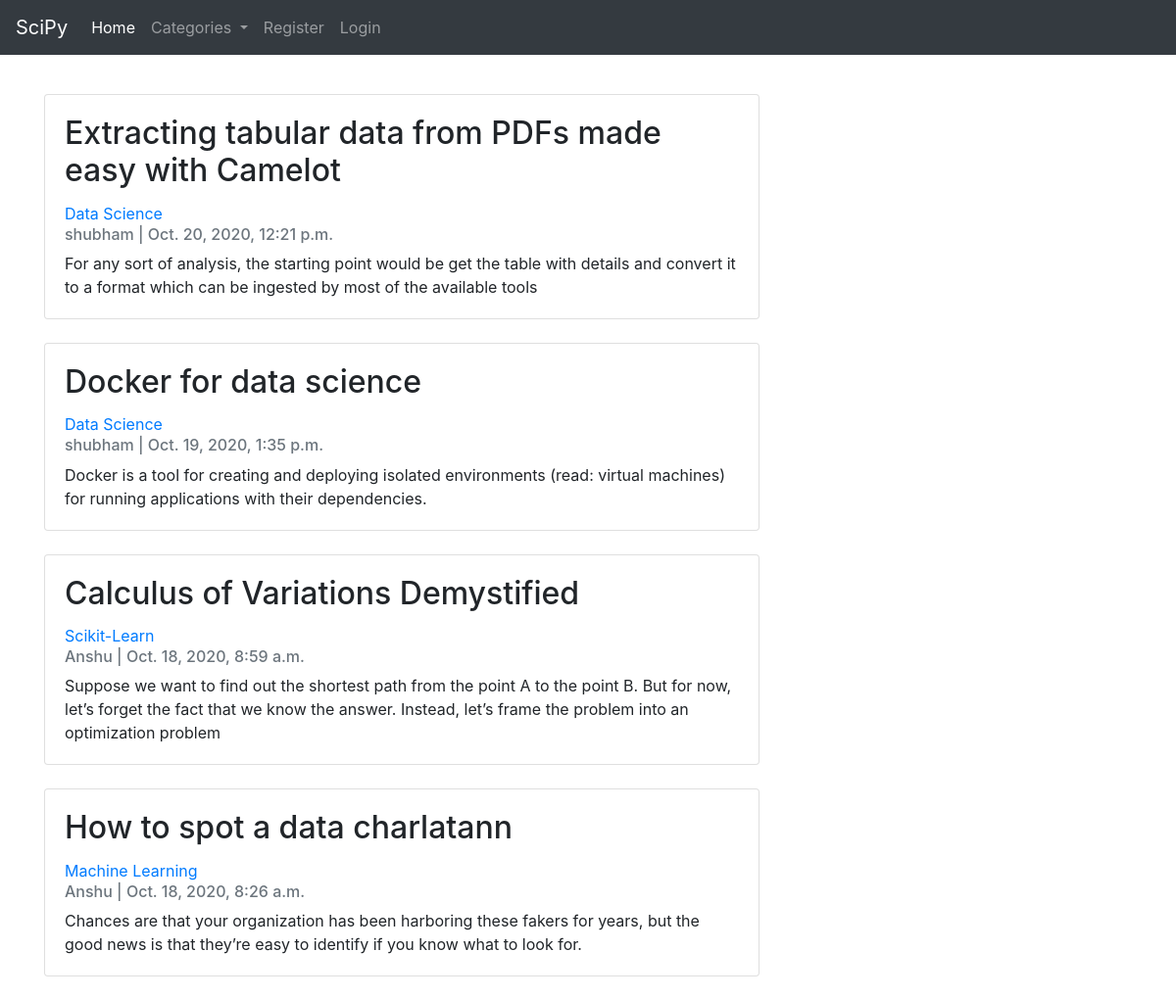
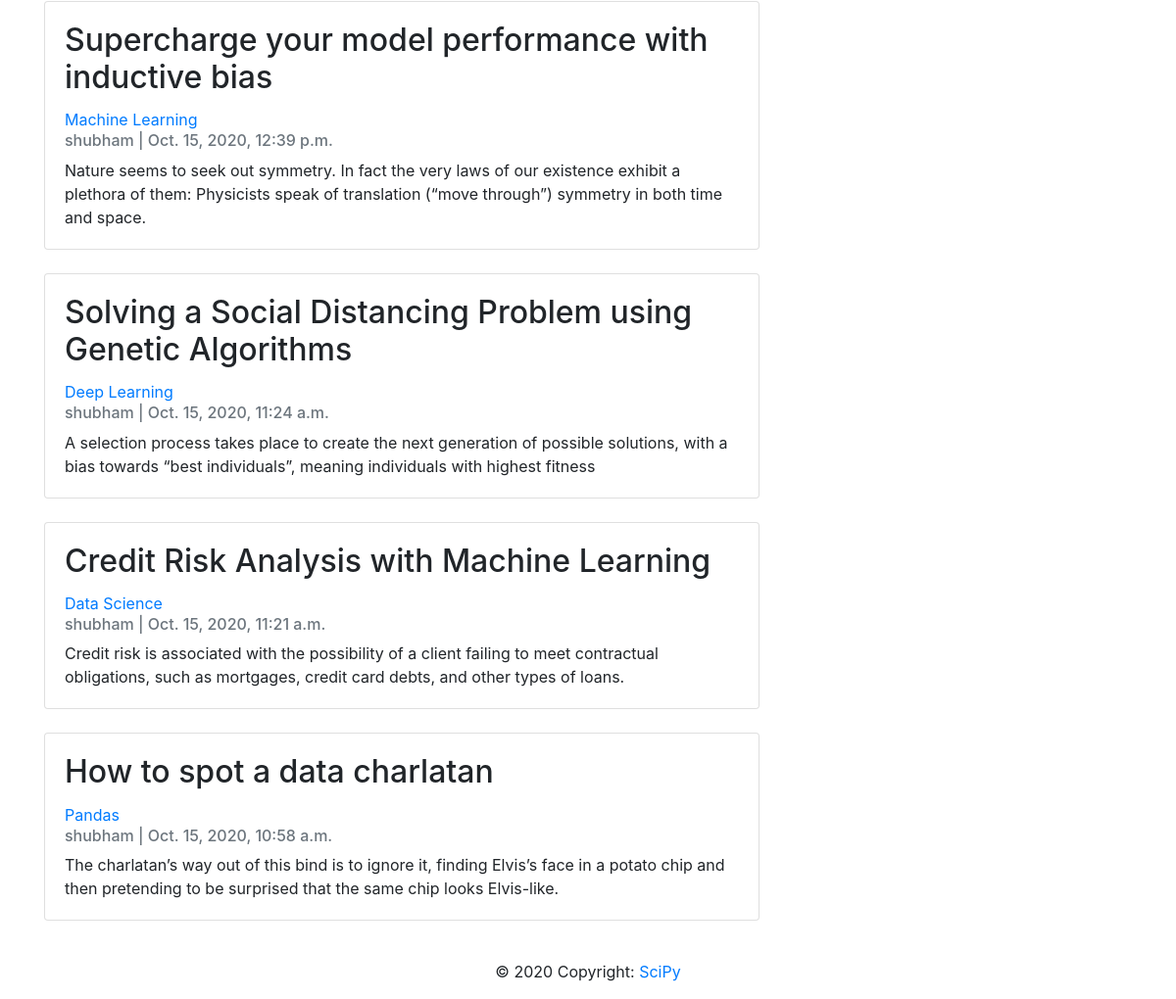
The page / on the database its author committed (2 pictures, top to bottom).
### Blog/models.py (models this page shows, shortened)
class Blog(models.Model):
	author = models.ForeignKey(User,on_delete=models.CASCADE)
	title = models.CharField(max_length=200,unique=True)
	slug = models.SlugField(max_length=200,unique=True)
	content = RichTextField(blank=True, null=True)
	header_image = models.ImageField(null=True,blank=True,upload_to="images/")
	created_on = models.DateTimeField(auto_now_add=True)
	updated_on = models.DateTimeField(auto_now=True)
	category = models.CharField(max_length=200,default='programming')
	snippet = models.CharField(max_length=200)
	likes = models.ManyToManyField(User,related_name='blog_posts')
	class Meta:
		ordering = ['-created_on']

### Blog/views.py (the view)
# urls.py: path('',HomeView.as_view(),name='home'),
class HomeView(ListView):
	model = Blog
	template_name = "Blog/home.html"
	def get_context_data(self, *args, **kwargs):
		cat_menu = Category.objects.all()
		context = super(HomeView,self).get_context_data(*args,**kwargs)
		context["cat_menu"] = cat_menu
		return context

### Blog/models.py (called while the page is built)
	def __str__(self):
		return self.name

### Blog/templates/Blog/home.html (shortened to what this page needs)
{% extends "Blog/base.html" %}
{% block content %}
<div class="container">
	<div class="row">
		<div class="col-md-8 mt-3 left">
			{% for blog in blog_list %}
			<div class="card mb-4">
				<div class="card-body">
					<h2 class="card-title">{{ blog.title }}</h2>
					<a href="{% url 'category' blog.category %}">{{blog.category}}</a>
					<p class="card-text text-muted h6">{{ blog.author }} | {{ blog.created_on}} </p>
					<p class="card-text">{{blog.snippet}}</p>
				</div>
			</div>
			{% endfor %}
		</div>
	</div>
</div>
{% endblock %}

### Blog/templates/Blog/base.html (shortened to what this page needs)
<!DOCTYPE html>
<html>
<head>
	<link rel="stylesheet" href="https://stackpath.bootstrapcdn.com/bootstrap/4.5.2/css/bootstrap.min.css">
</head>
<body>
	<nav class="navbar navbar-expand-lg navbar-dark bg-dark">
		<a class="navbar-brand" href="{% url 'home' %}">SciPy</a>
		<div class="collapse navbar-collapse" id="navbarSupportedContent">
			<ul class="navbar-nav mr-auto">
				<li class="nav-item active">
					<a class="nav-link" href="{% url 'home' %}">Home <span class="sr-only">(current)</span></a>
				</li>
				<li class="nav-item dropdown">
					<a class="nav-link dropdown-toggle" href="#" id="navbarDropdown" role="button" data-toggle="dropdown" aria-haspopup="true" aria-expanded="false">
						Categories
					</a>
				</li>
				{% if user.is_authenticated %}
					<li class="nav-item">
						<a class="nav-link" href="{% url 'home' %}"><strong>Welome, {{user}}</strong></a>
					</li>
					<li class="nav-item">
						<a class="nav-link" href="{% url 'add_blog' %}">New Post</a>
					</li>
					<li class="nav-item">
						<a class="nav-link" href="{% url 'add_category' %}">Add Category</a>
					</li>
					<li class="nav-item">
						<a class="nav-link" href="{% url 'edit_profile' %}">Edit Profile</a>
					</li>
					<li class="nav-item">
						<a class="nav-link" href="{% url 'logout' %}">Logout</a>
					</li>
				{% else %}
					<li class="nav-item">
						<a class="nav-link" href="{% url 'register' %}">Register</a>
					</li>
					<li class="nav-item">
						<a class="nav-link" href="{% url 'login' %}">Login</a>
					</li>
				{% endif %}
			</ul>
		</div>
	</nav>
	<br>
	{% block content %}
	{% endblock %}
	<footer class="page-footer font-small blue">
		<div class="footer-copyright text-center py-3">© 2020 Copyright:
			<a href="{% url 'home' %}"> SciPy</a>
		</div>
	</footer>
</body>
</html>

### rows shown on the page
Blog: title "Extracting tabular data from PDFs made easy with Camelot", category "Data Science", author "shubham", created_on "Oct. 20, 2020, 12:21 p.m.", snippet "For any sort of analysis, the starting point would be get the table with details and convert it to a format which can be ingested by most of the available tools"
Blog: title "Docker for data science", category "Data Science", author "shubham", created_on "Oct. 19, 2020, 1:35 p.m.", snippet "Docker is a tool for creating and deploying isolated environments (read: virtual machines) for running applications with their dependencies."
Blog: title "Calculus of Variations Demystified", category "Scikit-Learn", author "Anshu", created_on "Oct. 18, 2020, 8:59 a.m.", snippet "Suppose we want to find out the shortest path from the point A to the point B. But for now, let’s forget the fact that we know the answer. Instead, let’s frame the problem into an optimization problem"
Blog: title "How to spot a data charlatann", category "Machine Learning", author "Anshu", created_on "Oct. 18, 2020, 8:26 a.m.", snippet "Chances are that your organization has been harboring these fakers for years, but the good news is that they’re easy to identify if you know what to look for."
Blog: title "Supercharge your model performance with inductive bias", category "Machine Learning", author "shubham", created_on "Oct. 15, 2020, 12:39 p.m.", snippet "Nature seems to seek out symmetry. In fact the very laws of our existence exhibit a plethora of them: Physicists speak of translation (“move through”) symmetry in both time and space."
Blog: title "Solving a Social Distancing Problem using Genetic Algorithms", category "Deep Learning", author "shubham", created_on "Oct. 15, 2020, 11:24 a.m.", snippet "A selection process takes place to create the next generation of possible solutions, with a bias towards “best individuals”, meaning individuals with highest fitness"
Blog: title "Credit Risk Analysis with Machine Learning", category "Data Science", author "shubham", created_on "Oct. 15, 2020, 11:21 a.m.", snippet "Credit risk is associated with the possibility of a client failing to meet contractual obligations, such as mortgages, credit card debts, and other types of loans."
Blog: title "How to spot a data charlatan", category "Pandas", author "shubham", created_on "Oct. 15, 2020, 10:58 a.m.", snippet "The charlatan’s way out of this bind is to ignore it, finding Elvis’s face in a potato chip and then pretending to be surprised that the same chip looks Elvis-like."
